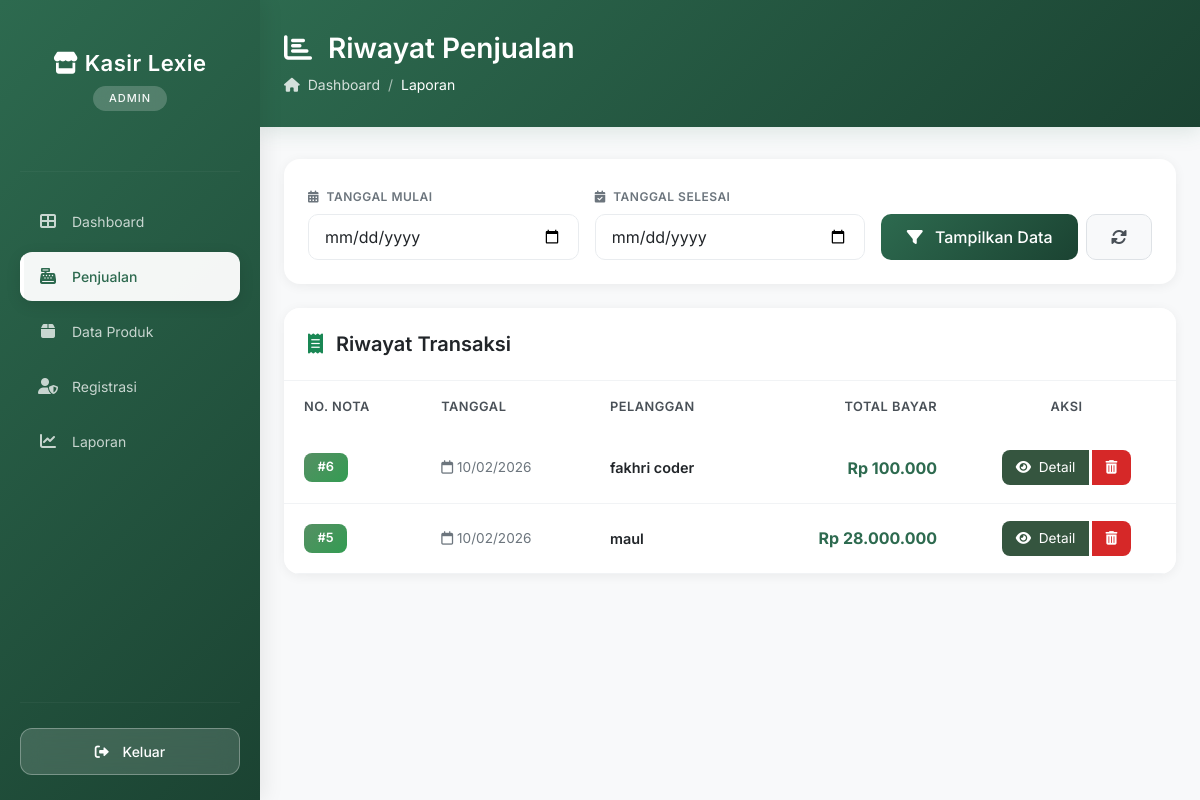
The app's page /kasir/admin/penjualan/index.php (signed in) with its own data.
### tables this page shows
CREATE TABLE `penjualan` (
  `PenjualanID` int(11) NOT NULL,
  `TanggalPenjualan` date NOT NULL,
  `TotalHarga` decimal(10,2) NOT NULL,
  `PelangganID` int(11) NOT NULL
);

CREATE TABLE `pelanggan` (
  `PelangganID` int(11) NOT NULL,
  `NamaPelanggan` varchar(255) NOT NULL,
  `Alamat` text NOT NULL,
  `NomorTelepon` varchar(15) NOT NULL
);

### kasir/admin/penjualan/index.php (the view, shortened to what this page needs)
<?php
include '../../main/connect.php';
?>
<!DOCTYPE html>
<html lang="id">
<head>
    <link href="https://cdn.jsdelivr.net/npm/bootstrap@5.3.0/dist/css/bootstrap.min.css" rel="stylesheet">
    <link rel="stylesheet" href="https://cdnjs.cloudflare.com/ajax/libs/font-awesome/6.0.0/css/all.min.css">
</head>
<body class="bg-light">
    <div class="d-flex">
        <div class="no-print">
            <?php include '../../template/sidebar.php'; ?>
        </div>
        <div class="container-fluid p-0">
            <div class="page-header no-print">
                <div class="container-fluid px-4">
                    <h1><i class="fas fa-chart-bar me-3"></i>Riwayat Penjualan</h1>
                    <nav aria-label="breadcrumb">
                        <ol class="breadcrumb">
                            <li class="breadcrumb-item"><i class="fas fa-home me-2"></i>Dashboard</li>
                            <li class="breadcrumb-item active">Laporan</li>
                        </ol>
                    </nav>
                </div>
            </div>
            <div class="container-fluid px-4 pb-4">
                <div class="card filter-card no-print">
                    <div class="card-body">
                        <form method="GET" class="row g-3 align-items-end">
                            <div class="col-md-4">
                                <label class="filter-label">
                                    <i class="fas fa-calendar-alt me-1"></i> Tanggal Mulai
                                </label>
                                <input type="date" name="tgl_mulai" class="form-control" value="<?= $_GET['tgl_mulai'] ?? ''; ?>" required>
                            </div>
                            <div class="col-md-4">
                                <label class="filter-label">
                                    <i class="fas fa-calendar-check me-1"></i> Tanggal Selesai
                                </label>
                                <input type="date" name="tgl_selesai" class="form-control" value="<?= $_GET['tgl_selesai'] ?? ''; ?>" required>
                            </div>
                            <div class="col-md-4 d-flex gap-2">
                                <button type="submit" class="btn btn-filter flex-grow-1">
                                    <i class="fas fa-filter me-2"></i> Tampilkan Data
                                </button>
                                <a href="index.php" class="btn btn-reset">
                                    <i class="fas fa-sync-alt"></i>
                                </a>
                            </div>
                        </form>
                    </div>
                </div>
                <?php
                $tgl_mulai = $_GET['tgl_mulai'] ?? '';
                $tgl_selesai = $_GET['tgl_selesai'] ?? '';
                if ($tgl_mulai != '' && $tgl_selesai != '') {
                    $query_str = "SELECT * FROM penjualan
                                  JOIN pelanggan ON penjualan.PelangganID = pelanggan.PelangganID
                                  WHERE TanggalPenjualan BETWEEN '$tgl_mulai 00:00:00' AND '$tgl_selesai 23:59:59'
                                  ORDER BY PenjualanID DESC";
                    echo "<div class='info-banner no-print'>
                            <i class='fas fa-info-circle me-2'></i>
                            Menampilkan transaksi dari <strong>".date('d M Y', strtotime($tgl_mulai))."</strong> sampai <strong>".date('d M Y', strtotime($tgl_selesai))."</strong>
                          </div>";
                } else {
                    $query_str = "SELECT * FROM penjualan
                                  JOIN pelanggan ON penjualan.PelangganID = pelanggan.PelangganID
                                  ORDER BY PenjualanID DESC";
                }
                $sql = mysqli_query($conn, $query_str);
                ?>
                <div class="card main-card">
                    <div class="card-header d-flex justify-content-between align-items-center">
                        <h5 class="card-title">
                            <i class="fas fa-receipt me-2 text-success"></i>
                            Riwayat Transaksi
                        </h5>
                    </div>
                    <div class="card-body p-0">
                        <div class="table-responsive">
                            <table class="table transaction-table mb-0">
                                <thead>
                                    <tr>
                                        <th>No. Nota</th>
                                        <th>Tanggal</th>
                                        <th>Pelanggan</th>
                                        <th class="text-end">Total Bayar</th>
                                        <th class="text-center no-print">Aksi</th>
                                    </tr>
                                </thead>
                                <tbody>
                                    <?php
                                    while($d = mysqli_fetch_array($sql)){
                                    ?>
                                    <tr>
                                        <td><span class="badge badge-nota">#<?= $d['PenjualanID']; ?></span></td>
                                        <td>
                                            <div class="transaction-date">
                                                <i class="far fa-calendar me-1"></i><?= date('d/m/Y', strtotime($d['TanggalPenjualan'])); ?>
                                            </div>
                                        </td>
                                        <td>
                                            <div class="customer-name"><?= $d['NamaPelanggan']; ?></div>
                                        </td>
                                        <td class="text-end">
                                            <span class="total-amount">Rp <?= number_format($d['TotalHarga'], 0, ',', '.'); ?></span>
                                        </td>
                                        <td class="text-center no-print">
                                            <div class="btn-group gap-1">
                                                <a href="detail.php?id=<?= $d['PenjualanID']; ?>" class="btn btn-action btn-detail" title="Detail">
                                                    <i class="fas fa-eye me-1"></i> Detail
                                                </a>
                                                <a href="hapus.php?id=<?= $d['PenjualanID']; ?>"
                                                   class="btn btn-action btn-delete"
                                                   onclick="return confirm('Menghapus transaksi akan mengembalikan stok produk. Yakin ingin menghapus?')"
                                                   title="Hapus">
                                                    <i class="fas fa-trash-alt"></i>
                                                </a>
                                            </div>
                                        </td>
                                    </tr>
                                    <?php } ?>
                                </tbody>
                            </table>
                        </div>
                    </div>
                </div>
            </div>
        </div>
    </div>
</body>
</html>

### kasir/template/sidebar.php (shortened to what this page needs)
<?php
$current_dir = basename(dirname($_SERVER['PHP_SELF']));
?>
<link rel="stylesheet" href="https://cdnjs.cloudflare.com/ajax/libs/font-awesome/6.0.0/css/all.min.css">
<div class="sidebar-minimalist">
    <div class="sidebar-brand">
       <h4><i class="fas fa-store"></i> Kasir Lexie</h4>
        <span class="role-badge"><?= $_SESSION['role']; ?></span>
    </div>
    <hr class="sidebar-divider">
    <ul class="nav nav-pills flex-column mb-auto">
        <li>
            <a href="../dashboard/index.php" class="nav-link <?= ($current_dir == 'dashboard') ? 'active' : ''; ?>">
                <i class="fas fa-th-large"></i> Dashboard
            </a>
        </li>
        <li>
            <a href="../penjualan/index.php" class="nav-link <?= ($current_dir == 'penjualan') ? 'active' : ''; ?>">
                <i class="fas fa-cash-register"></i> Penjualan
            </a>
        </li>
        <li>
            <a href="../produk/index.php" class="nav-link <?= ($current_dir == 'produk') ? 'active' : ''; ?>">
                <i class="fas fa-box"></i> Data Produk
            </a>
        </li>
        <?php if($_SESSION['role'] == 'admin'): ?>
        <li>
            <a href="../petugas/index.php" class="nav-link <?= ($current_dir == 'petugas') ? 'active' : ''; ?>">
                <i class="fas fa-user-shield"></i> Registrasi
            </a>
        </li>
        <?php endif; ?>
        <li>
            <a href="../laporan/index.php" class="nav-link <?= ($current_dir == 'laporan') ? 'active' : ''; ?>">
                <i class="fas fa-chart-line"></i> Laporan
            </a>
        </li>
    </ul>
    <div class="logout-section">
        <hr class="sidebar-divider">
        <a href="../../auth/logout.php" class="btn btn-logout" onclick="return confirm('Yakin ingin keluar?')">
            <i class="fas fa-sign-out-alt"></i> Keluar
        </a>
    </div>
</div>

### kasir/admin/penjualan/index.php (style rules this page uses)
* { font-family: 'Inter', sans-serif; }
body { background: #f8f9fa; }
.page-header { background: linear-gradient(135deg, #2d6a4f 0%, #1b4332 100%); color: white; padding: 2rem 0; margin-bottom: 2rem; box-shadow: 0 4px 20px rgba(45, 106, 79, 0.15); }
.page-header h1 { font-weight: 600; font-size: 1.75rem; margin: 0; }
.page-header .breadcrumb { background: transparent; margin: 0; padding: 0; margin-top: 0.5rem; }
.page-header .breadcrumb-item { color: rgba(255, 255, 255, 0.8); font-size: 0.875rem; }
.page-header .breadcrumb-item.active { color: white; }
.page-header .breadcrumb-item + .breadcrumb-item::before { color: rgba(255, 255, 255, 0.6); }
.filter-card { background: white; border-radius: 16px; border: none; box-shadow: 0 2px 12px rgba(0, 0, 0, 0.06); margin-bottom: 1.5rem; overflow: hidden; }
.filter-card .card-body { padding: 1.5rem; }
.filter-label { font-size: 0.75rem; font-weight: 600; text-transform: uppercase; letter-spacing: 0.5px; color: #6c757d; margin-bottom: 0.5rem; }
.form-control, .form-select { border-radius: 10px; border: 1.5px solid #e9ecef; padding: 0.65rem 1rem; transition: all 0.3s ease; }
.btn-filter { background: linear-gradient(135deg, #2d6a4f 0%, #1b4332 100%); color: white; border: none; border-radius: 10px; padding: 0.65rem 1.5rem; font-weight: 500; transition: all 0.3s ease; }
.btn-reset { background: #f8f9fa; color: #495057; border: 1.5px solid #dee2e6; border-radius: 10px; padding: 0.65rem 1.5rem; font-weight: 500; transition: all 0.3s ease; }
.main-card { background: white; border-radius: 16px; border: none; box-shadow: 0 2px 12px rgba(0, 0, 0, 0.06); overflow: hidden; }
.main-card .card-header { background: white; border-bottom: 1px solid #f1f3f5; padding: 1.5rem; }
.card-title { font-size: 1.25rem; font-weight: 600; margin: 0; color: #212529; }
.transaction-table { margin: 0; }
.transaction-table thead { background: #f8f9fa; }
.transaction-table thead th { border: none; padding: 1rem 1.25rem; font-weight: 600; font-size: 0.8rem; text-transform: uppercase; letter-spacing: 0.5px; color: #495057; }
.transaction-table tbody td { padding: 1.1rem 1.25rem; vertical-align: middle; border-color: #f1f3f5; font-size: 0.9rem; }
.transaction-table tbody tr { transition: all 0.2s ease; }
.badge-nota { background: linear-gradient(135deg, #568f64 0%, #339c52 100%); padding: 0.5rem 0.85rem; border-radius: 8px; font-weight: 600; font-size: 0.8rem; }
.customer-name { font-weight: 600; color: #212529; font-size: 0.9rem; }
.transaction-date { color: #6c757d; font-size: 0.85rem; }
.total-amount { font-weight: 700; color: #2d6a4f; font-size: 1rem; }
.btn-action { padding: 0.45rem 0.85rem; border-radius: 8px; font-size: 0.85rem; transition: all 0.3s ease; border: none; }
.btn-detail { background: #35553f; color: white; }
.btn-delete { background: #d62828; color: white; }

### records on screen
penjualan: PenjualanID "6", TanggalPenjualan "10/02/2026", PelangganID.NamaPelanggan "fakhri coder", TotalHarga "100.000"
penjualan: PenjualanID "5", TanggalPenjualan "10/02/2026", PelangganID.NamaPelanggan "maul", TotalHarga "28.000.000"

### other values on screen
$_SESSION['role'] "ADMIN"
